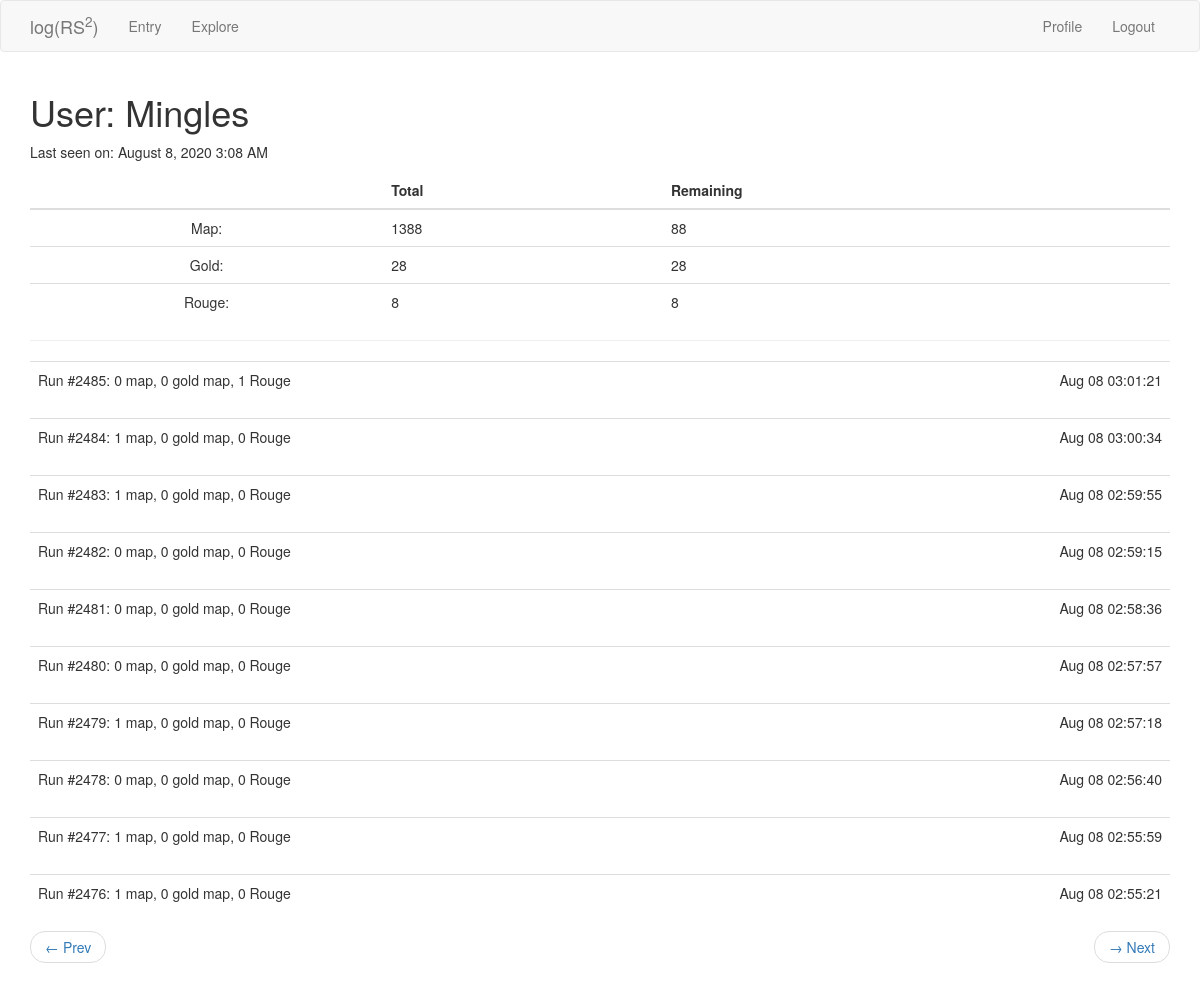
/user/Mingles?page=2 (signed in), run on the app's committed database.
### app/models.py (models this page shows, shortened)
class User(UserMixin, db.Model):
    id = db.Column(db.Integer, primary_key=True)
    username = db.Column(db.String(64), index=True, unique=True)
    email = db.Column(db.String(128), index=True, unique=True)
    password_hash = db.Column(db.String(128))
    last_seen = db.Column(db.DateTime, default=datetime.utcnow)
    map_drops = db.relationship('MapDrop', backref='player', lazy='dynamic')
    treasure_drops = db.relationship('TreasureDrop', backref='player', lazy='dynamic')

class MapDrop(db.Model):
    id = db.Column(db.Integer, primary_key=True)
    map = db.Column(db.Integer)
    gold_map = db.Column(db.Integer)
    rouge = db.Column(db.Integer)
    time = db.Column(db.DateTime, index=True, default=datetime.utcnow)
    user_id = db.Column(db.Integer, db.ForeignKey('user.id'))
    run = db.Column(db.Integer)

### app/routes.py (the view)
@app.route('/user/<username>')
@login_required
def user(username):
    user = User.query.filter_by(username=username).first_or_404()
    page = request.args.get('page', 1, type=int)
    maps = db.session.query(db.func.sum(MapDrop.map)).filter_by(user_id=user.id).scalar()
    gold_maps = db.session.query(db.func.sum(MapDrop.gold_map)).filter_by(user_id=user.id).scalar()
    rouges = db.session.query(db.func.sum(MapDrop.rouge)).filter_by(user_id=user.id).scalar()
    map_remain = maps - user.treasure_drops.filter_by(quest_id=1).count() * 50 - \
                    user.treasure_drops.filter_by(quest_id=2).count() * 250
    gold_remain = gold_maps - user.treasure_drops.filter_by(quest_id=3).count()
    mapdrops = user.map_drops.order_by(MapDrop.time.desc()).paginate(page, app.config['MAPDROPS_PER_PAGE'], False)
    next_url = prev_url = None
    if mapdrops.has_next:
        next_url = url_for('user', username=user.username, page=mapdrops.next_num)
    if mapdrops.has_prev:
        prev_url = url_for('user', username=user.username, page=mapdrops.prev_num)
    return render_template('user.html', title='Profile', user=user, maps=maps, gold_maps=gold_maps, rouges=rouges,
                            map_remain=map_remain, gold_remain=gold_remain, mapdrops=mapdrops.items,
                            next_url=next_url, prev_url=prev_url)

### app/models.py (called while the page is built)
@login.user_loader
def load_user(id):
    return User.query.get(int(id))

### app/routes.py (called while the page is built)
@app.before_request
def before_request():
    if current_user.is_authenticated:
        current_user.last_seen = datetime.utcnow()
        db.session.commit()

### app/templates/user.html
{% extends "base.html" %}
{% block app_content %}
    <h1>User: {{ user.username }}</h1>
    {% if user.last_seen %}
    <p>Last seen on: {{ moment(user.last_seen).format('LLL') }}</p>
    {% endif %}
    <table class="table table-hover">
        <thead>
            <tr>
                <th scope="col"></th>
                <th scope="col">Total</th>
                <th scope="col">Remaining</th>
            </tr>
        </thead>
        <tbody>
            <tr>
                <td align="center">Map:</td>
                <td>{{ maps }}</td>
                <td>{{ map_remain }}</td>
            </tr>
            <tr>
                <td align="center">Gold:</td>
                <td>{{ gold_maps }}</td>
                <td>{{ gold_remain }}</td>
            </tr>
            <tr>
                <td align="center">Rouge:</td>
                <td>{{ rouges }}</td>
                <td>{{ rouges }}</td>
            </tr>
        </tbody>
    </table>
    <hr>
    {% for mapdrop in mapdrops %}
        {% include "_mapdrop.html" %}
    {% endfor %}
    {% if prev_url or next_url %}
    <nav aria-label="...">
        <ul class="pager">
            <li class="previous{% if not prev_url %} disabled{% endif %}">
                <a href="{{ prev_url or '#' }}">
                    <span aria-hidden="true">&larr;</span> Prev
                </a>
            </li>
            <li class="next{% if not next_url %} disabled{% endif %}">
                <a href="{{ next_url or '#' }}">
                    <span aria-hidden="true">&rarr;</span> Next
                </a>
            </li>
        </ul>
    </nav>
    {% endif %}
{% endblock %}

### app/templates/_mapdrop.html (shortened to what this page needs)
<table class="table table-hover">
    <tr>
        <td>
            Run #{{ mapdrop.run }}:
            {{ mapdrop.map }} map, {{ mapdrop.gold_map }} gold map, {{ mapdrop.rouge }} Rouge
        </td>
        <td align="right">
            {{ moment(mapdrop.time).format('MMM DD HH:mm:ss') }}
        </td>
    </tr>
</table>

### data on the page
User: username "Mingles", last_seen "August 8, 2020 3:08 AM"
MapDrop: run "2485", map "0", gold_map "0", rouge "1", time "Aug 08 03:01:21"
MapDrop: run "2484", map "1", gold_map "0", rouge "0", time "Aug 08 03:00:34"
MapDrop: run "2483", map "1", gold_map "0", rouge "0", time "Aug 08 02:59:55"
MapDrop: run "2482", map "0", gold_map "0", rouge "0", time "Aug 08 02:59:15"
MapDrop: run "2481", map "0", gold_map "0", rouge "0", time "Aug 08 02:58:36"
MapDrop: run "2480", map "0", gold_map "0", rouge "0", time "Aug 08 02:57:57"
MapDrop: run "2479", map "1", gold_map "0", rouge "0", time "Aug 08 02:57:18"
MapDrop: run "2478", map "0", gold_map "0", rouge "0", time "Aug 08 02:56:40"
MapDrop: run "2477", map "1", gold_map "0", rouge "0", time "Aug 08 02:55:59"
MapDrop: run "2476", map "1", gold_map "0", rouge "0", time "Aug 08 02:55:21"

### other printed values
{{ maps }} "1388"
{{ map_remain }} "88"
{{ gold_maps }} "28"
{{ gold_remain }} "28"
{{ rouges }} "8"
